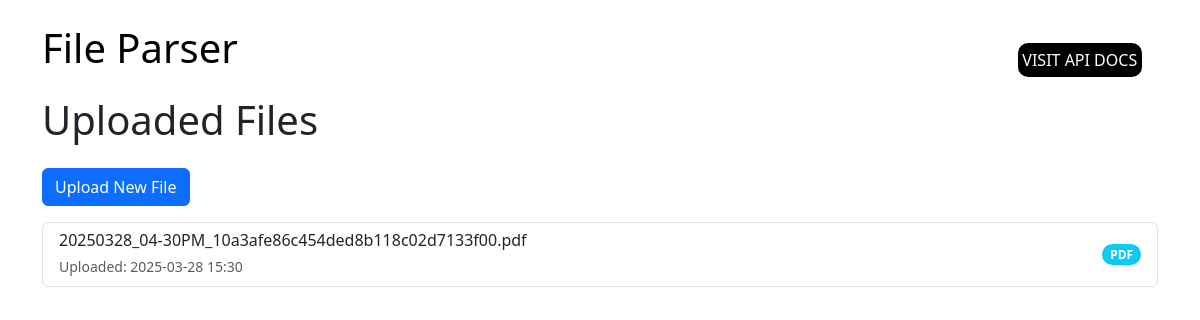
Before: /files with the older database file.
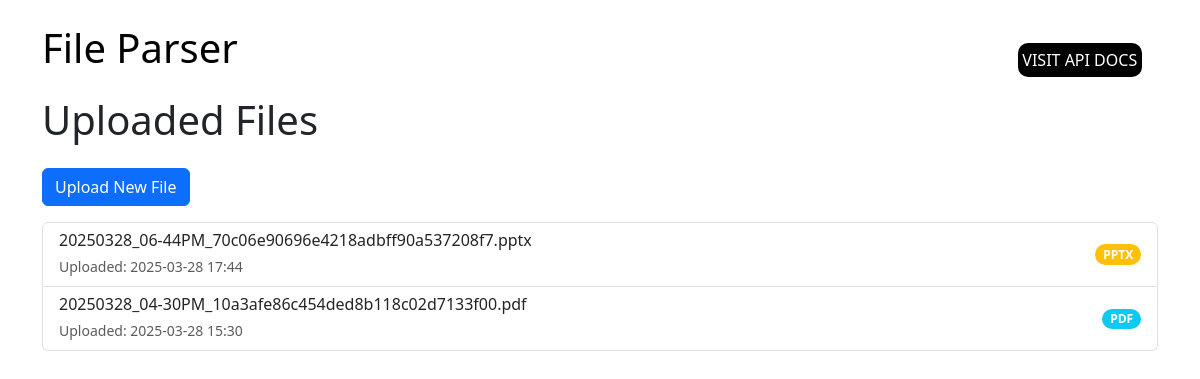
After: the same page with the newer database file.
### web/models.py (models this page shows)
class FileUploaded(db.Model):
    id = db.Column(db.Integer, primary_key=True)
    filename = db.Column(db.String(200), nullable=False)
    file_type = db.Column(db.String(20), nullable=False)
    upload_date = db.Column(db.DateTime, default=datetime.utcnow)

### web/routes.py (the view)
@web_bp.route('/files')
def list_files():
    files = FileUploaded.query.order_by(FileUploaded.upload_date.desc()).all()
    return render_template("files.html", files=files)

### templates/files.html
{% extends "base.html" %}
{% block content %}
<h1 class="mb-4">Uploaded Files</h1>
<a href="{{ url_for('web.index') }}" class="btn btn-primary mb-3">Upload New File</a>
<div class="list-group">
    {% for file in files %}
    <a href="{{ url_for('web.view_file', file_id=file.id) }}"
       class="list-group-item list-group-item-action d-flex justify-content-between align-items-center">
        <div>
            <h6 class="mb-1">{{ file.filename }}</h6>
            <small class="text-muted">Uploaded: {{ file.upload_date.strftime('%Y-%m-%d %H:%M') }}</small>
        </div>
        <span class="badge bg-{{ 'info' if file.file_type == 'pdf' else 'warning' }} rounded-pill">
            {{ file.file_type|upper }}
        </span>
    </a>
    {% endfor %}
</div>
{% endblock %}

Changed rows visible on the page:
added FileUploaded: filename "20250328_06-44PM_70c06e90696e4218adbff90a537208f7.pptx", upload_date "2025-03-28 17:44", file_type "PPTX"
